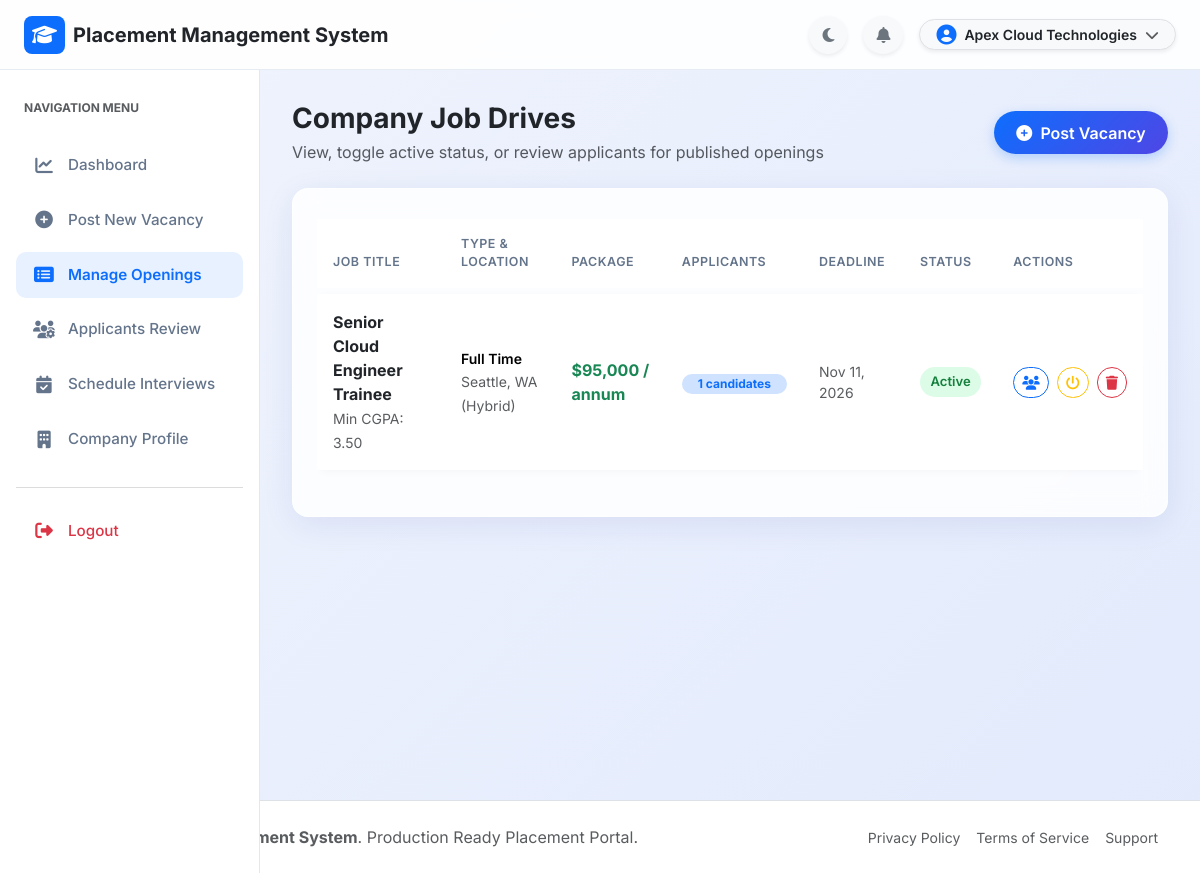
Page /company/jobs.php (signed in) on the committed database.
### tables this page shows
CREATE TABLE IF NOT EXISTS `jobs` (
  `id` INT AUTO_INCREMENT PRIMARY KEY,
  `company_id` INT NOT NULL,
  `title` VARCHAR(150) NOT NULL,
  `department_id` INT DEFAULT NULL,
  `job_type` ENUM('Full Time', 'Internship', 'Part Time', 'Contract') DEFAULT 'Full Time',
  `location` VARCHAR(100) NOT NULL,
  `salary_package` VARCHAR(100) NOT NULL,
  `min_cgpa` DECIMAL(3,2) DEFAULT 0.00,
  `vacancies` INT DEFAULT 1,
  `deadline` DATE NOT NULL,
  `description` TEXT NOT NULL,
  `requirements` TEXT NOT NULL,
  `status` ENUM('Active', 'Closed') DEFAULT 'Active',
  `created_at` TIMESTAMP DEFAULT CURRENT_TIMESTAMP,
  `updated_at` TIMESTAMP DEFAULT CURRENT_TIMESTAMP ON UPDATE CURRENT_TIMESTAMP,
  INDEX `idx_job_company` (`company_id`),
  INDEX `idx_job_dept` (`department_id`),
  INDEX `idx_job_status` (`status`),
  CONSTRAINT `fk_jobs_company` FOREIGN KEY (`company_id`) REFERENCES `companies` (`id`) ON DELETE CASCADE,
  CONSTRAINT `fk_jobs_department` FOREIGN KEY (`department_id`) REFERENCES `departments` (`id`) ON DELETE SET NULL
);

### company/jobs.php (the view, shortened to what this page needs)
<?php
require_once __DIR__ . '/../config/database.php';
$company_id = $_SESSION['user_id'];
$stmt = $conn->prepare("
    SELECT j.*, COUNT(a.id) AS total_applicants
    FROM jobs j
    LEFT JOIN applications a ON j.id = a.job_id
    WHERE j.company_id = ?
    GROUP BY j.id
    ORDER BY j.id DESC
");
$stmt->bind_param("i", $company_id);
$stmt->execute();
$jobs = $stmt->get_result()->fetch_all(MYSQLI_ASSOC);
require_once __DIR__ . '/../includes/header.php';
require_once __DIR__ . '/../includes/navbar.php';
?>
<div class="app-layout">
    <?php require_once __DIR__ . '/../includes/sidebar.php'; ?>
    <main class="app-main">
        <div class="d-flex justify-content-between align-items-center mb-4">
            <div>
                <h3 class="fw-bold text-dark mb-1">Company Job Drives</h3>
                <p class="text-muted mb-0">View, toggle active status, or review applicants for published openings</p>
            </div>
            <a href="post-job.php" class="btn btn-primary-custom rounded-pill">
                <i class="fas fa-plus-circle me-1"></i> Post Vacancy
            </a>
        </div>
        <div class="glass-card p-4">
            <div class="table-responsive">
                <table class="table table-custom align-middle">
                    <thead>
                        <tr>
                            <th>Job Title</th>
                            <th>Type & Location</th>
                            <th>Package</th>
                            <th>Applicants</th>
                            <th>Deadline</th>
                            <th>Status</th>
                            <th>Actions</th>
                        </tr>
                    </thead>
                    <tbody>
                        <?php if (empty($jobs)): ?>
                            <tr><td colspan="7" class="text-center py-4 text-muted">No vacancies posted yet.</td></tr>
                        <?php else: ?>
                            <?php foreach ($jobs as $job): ?>
                                <tr>
                                    <td>
                                        <div class="fw-bold text-dark"><?php echo htmlspecialchars($job['title']); ?></div>
                                        <small class="text-muted">Min CGPA: <?php echo htmlspecialchars($job['min_cgpa']); ?></small>
                                    </td>
                                    <td>
                                        <div class="small fw-semibold"><?php echo htmlspecialchars($job['job_type']); ?></div>
                                        <small class="text-muted"><?php echo htmlspecialchars($job['location']); ?></small>
                                    </td>
                                    <td class="fw-bold text-success"><?php echo htmlspecialchars($job['salary_package']); ?></td>
                                    <td>
                                        <span class="badge bg-primary-subtle text-primary rounded-pill px-3 py-1 fw-bold">
                                            <?php echo $job['total_applicants']; ?> candidates
                                        </span>
                                    </td>
                                    <td class="small text-muted"><?php echo date('M d, Y', strtotime($job['deadline'])); ?></td>
                                    <td>
                                        <span class="badge-status <?php echo $job['status'] === 'Active' ? 'badge-active' : 'badge-closed'; ?>">
                                            <?php echo htmlspecialchars($job['status']); ?>
                                        </span>
                                    </td>
                                    <td>
                                        <div class="d-flex gap-2">
                                            <a href="applicants.php?job_id=<?php echo $job['id']; ?>" class="btn btn-sm btn-outline-primary rounded-pill" title="View Applicants">
                                                <i class="fas fa-users"></i>
                                            </a>
                                            <a href="jobs.php?action=toggle&id=<?php echo $job['id']; ?>" class="btn btn-sm btn-outline-warning rounded-pill" title="Toggle Status">
                                                <i class="fas fa-power-off"></i>
                                            </a>
                                            <a href="jobs.php?action=delete&id=<?php echo $job['id']; ?>" onclick="return confirm('Delete this job posting?');" class="btn btn-sm btn-outline-danger rounded-pill" title="Delete">
                                                <i class="fas fa-trash"></i>
                                            </a>
                                        </div>
                                    </td>
                                </tr>
                            <?php endforeach; ?>
                        <?php endif; ?>
                    </tbody>
                </table>
            </div>
        </div>
    </main>
</div>
<?php require_once __DIR__ . '/../includes/footer.php'; ?>

### assets/css/style.css (style rules this page uses)
:root { --primary-color: #0d6efd; --primary-dark: #0a58ca; --primary-light: #e7f1ff; --secondary-color: #4f46e5; --accent-color: #06b6d4; --bg-gradient: linear-gradient(135deg, #f0f4fd 0%, #e2eafc 100%); --card-bg: rgba(255, 255, 255, 0.85); --card-border: rgba(255, 255, 255, 0.6); --text-main: #1e293b; --text-muted: #64748b; --sidebar-width: 260px; --topbar-height: 70px; --glass-shadow: 0 8px 32px 0 rgba(31, 38, 135, 0.08); --transition-smooth: all 0.25s cubic-bezier(0.4, 0, 0.2, 1); }
body { font-family: 'Inter', system-ui, -apple-system, sans-serif; background: var(--bg-gradient); color: var(--text-main); min-height: 100vh; margin: 0; padding: 0; overflow-x: hidden; }
.glass-card { background: var(--card-bg); backdrop-filter: blur(12px); -webkit-backdrop-filter: blur(12px); border: 1px solid var(--card-border); border-radius: 16px; box-shadow: var(--glass-shadow); transition: var(--transition-smooth); }
.app-layout { display: flex; margin-top: var(--topbar-height); min-height: calc(100vh - var(--topbar-height)); }
.app-main { flex: 1; margin-left: var(--sidebar-width); padding: 2rem; transition: var(--transition-smooth); }
.badge-status { padding: 0.4em 0.8em; font-size: 0.82rem; font-weight: 600; border-radius: 30px; display: inline-block; }
.badge-active { background: #dcfce7; color: #15803d; }
.btn-primary-custom { background: linear-gradient(135deg, var(--primary-color), var(--secondary-color)); color: #fff; border: none; padding: 0.6rem 1.4rem; border-radius: 10px; font-weight: 600; box-shadow: 0 4px 12px rgba(13, 110, 253, 0.25); transition: var(--transition-smooth); }
.table-custom { border-collapse: separate; border-spacing: 0 6px; }
.table-custom tbody tr { background: #ffffff; border-radius: 10px; box-shadow: 0 2px 8px rgba(0,0,0,0.03); transition: var(--transition-smooth); }
.table-custom th { border: none; color: var(--text-muted); font-weight: 600; text-transform: uppercase; font-size: 0.78rem; letter-spacing: 0.5px; padding: 1rem; }
.table-custom td { border: none; padding: 1rem; vertical-align: middle; }

### rows in the picture
jobs: title "Senior Cloud Engineer Trainee", min_cgpa "3.50", job_type "Full Time", location "Seattle, WA (Hybrid)", salary_package "$95,000 / annum", total_applicants "1", deadline "Nov 11, 2026", status "Active"

### other values in the picture
APP_NAME "Placement Management System"
$_SESSION['user_name'] "Apex Cloud Technologies"
